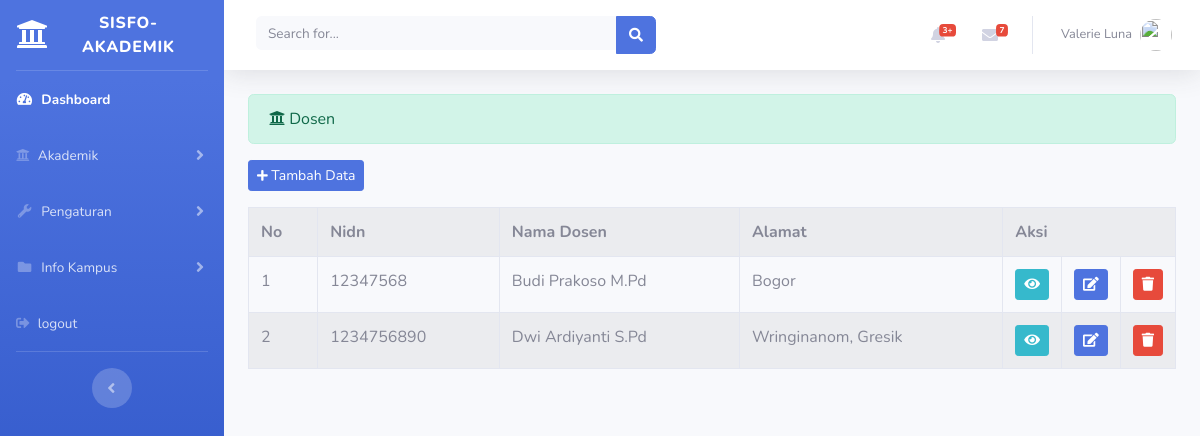
The app's page /index.php/administrator/dosen with its own data.
### tables this page shows
CREATE TABLE `dosen` (
  `id_dosen` int(11) NOT NULL,
  `nidn` varchar(50) NOT NULL,
  `nama_dosen` varchar(50) NOT NULL,
  `alamat` varchar(50) NOT NULL,
  `jenis_kelamin` varchar(50) NOT NULL,
  `email` varchar(100) NOT NULL,
  `telp` varchar(50) NOT NULL,
  `photo` varchar(100) NOT NULL
);

### application/controllers/administrator/dosen.php (called while the page is built, shortened)
<?php
class Dosen extends CI_Controller{
	public function index()
	{
		$data['dosen'] = $this->dosen_model->tampil_data('dosen')->result();
		$this->load->view('templates_administrator/header');
		$this->load->view('templates_administrator/sidebar');
		$this->load->view('administrator/dosen', $data);
		$this->load->view('templates_administrator/footer');
	}
}

### index.php (called while the page is built, shortened)
<?php
require_once BASEPATH.'core/CodeIgniter.php';

### application/models/dosen_model.php (called while the page is built, shortened)
<?php
class Dosen_model extends CI_Model{
	public function tampil_data($table)
	{
		return $this->db->get($table);
	}
}

### application/views/administrator/dosen.php (the view, shortened to what this page needs)
<div class="container-fluid">
	<div class="alert alert-success" role="alert">
		<i class="fas fa-university"></i> Dosen
  	</div>
  	<?php echo anchor('administrator/dosen/tambah_dosen','<button class="btn btn-sm btn-primary mb-3"><i class="fas fa-plus fa-sm"></i> Tambah Data</button>') ?>
	<table class="table table-striped table-bordered table-hover">
		<tr>
			<th>No</th>
			<th>Nidn</th>
			<th>Nama Dosen</th>
			<th>Alamat</th>
			<th colspan="3">Aksi</th>
		</tr>
		<?php
		$no=1;
		 foreach($dosen as $dsn) : ?>
		 	<tr>
		 		<td><?php echo $no++ ?></td>
		 		<td><?php echo $dsn->nidn ?></td>
		 		<td><?php echo $dsn->nama_dosen ?></td>
		 		<td><?php echo $dsn->alamat ?></td>
		 		<td width="20px"><?php echo anchor('administrator/dosen/detail/'.$dsn->nidn,'<div class="btn btn-sm btn-info"><i class="fa fa-eye"></i></div>') ?></td>
				<td width="20px"><?php echo anchor('administrator/dosen/update/'.$dsn->nidn,'<div class="btn btn-sm btn-primary"><i class="fa fa-edit"></i></div>') ?></td>
  				<td width="20px"><?php echo anchor('administrator/dosen/delete/'.$dsn->nidn,'<div class="btn btn-sm btn-danger"><i class="fa fa-trash"></i></div>') ?></td>
		 	</tr>
		 <?php endforeach; ?>
	</table>
</div>

### records on screen
dosen: nidn "12347568", nama_dosen "Budi Prakoso M.Pd", alamat "Bogor"
dosen: nidn "1234756890", nama_dosen "Dwi Ardiyanti S.Pd", alamat "Wringinanom, Gresik"
